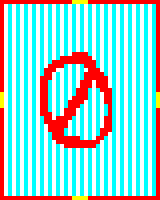

A level layout from a 2D game, rendered from its tile map. Below: a short description, then the map file with its tile-grid data intact:
An orthogonal 40x50 tile map with 4x4 px tiles, 1 tile layer (map).

<map version="1.0" orientation="orthogonal" renderorder="right-down" width="40" height="50" tilewidth="4" tileheight="4" nextobjectid="1">
 <tileset firstgid="1" name="tiles" tilewidth="4" tileheight="4" tilecount="36">
  <image source="../assets/tiles.png" width="24" height="24" />
 </tileset>
 <layer name="map" width="40" height="50">
  <data encoding="csv">
1,1,1,1,1,1,1,1,1,1,1,1,1,1,1,1,1,1,30,30,30,30,1,1,1,1,1,1,1,1,1,1,1,1,1,1,1,1,1,1,
1,33,34,33,34,33,34,33,34,33,34,33,34,33,34,33,34,33,34,33,34,33,34,33,34,33,34,33,34,33,34,33,34,33,34,33,34,33,34,1,
1,33,34,33,34,33,34,33,34,33,34,33,34,33,34,33,34,33,34,33,34,33,34,33,34,33,34,33,34,33,34,33,34,33,34,33,34,33,34,1,
1,33,34,33,34,33,34,33,34,33,34,33,34,33,34,33,34,33,34,33,34,33,34,33,34,33,34,33,34,33,34,33,34,33,34,33,34,33,34,1,
1,33,34,33,34,33,34,33,34,33,34,33,34,33,34,33,34,33,34,33,34,33,34,33,34,33,34,33,34,33,34,33,34,33,34,33,34,33,34,1,
1,33,34,33,34,33,34,33,34,33,34,33,34,33,34,33,34,33,34,33,34,33,34,33,34,33,34,33,34,33,34,33,34,33,34,33,34,33,34,1,
1,33,34,33,34,33,34,33,34,33,34,33,34,33,34,33,34,33,34,33,34,33,34,33,34,33,34,33,34,33,34,33,34,33,34,33,34,33,34,1,
1,33,34,33,34,33,34,33,34,33,34,33,34,33,34,33,34,33,34,33,34,33,34,33,34,33,34,33,34,33,34,33,34,33,34,33,34,33,34,1,
1,33,34,33,34,33,34,33,34,33,34,33,34,33,34,33,34,33,34,33,34,33,34,33,34,33,34,33,34,33,34,33,34,33,34,33,34,33,34,1,
1,33,34,33,34,33,34,33,34,33,34,33,34,33,34,33,34,33,34,33,34,33,34,33,34,33,34,33,34,33,34,33,34,33,34,33,34,33,34,1,
1,33,34,33,34,33,34,33,34,33,34,33,34,33,34,33,34,33,34,33,34,33,34,33,34,33,34,33,34,33,34,33,34,33,34,33,34,33,34,1,
1,33,34,33,34,33,34,33,34,33,34,33,34,33,34,33,34,33,34,33,34,33,34,33,34,33,34,33,34,33,34,33,34,33,34,33,34,33,34,1,
1,33,34,33,34,33,34,33,34,33,34,33,34,33,34,33,34,33,34,33,34,33,34,33,34,33,34,33,34,33,34,33,34,33,34,33,34,33,34,1,
1,33,34,33,34,33,34,33,34,33,34,33,34,33,34,33,34,33,3,3,3,3,34,33,34,33,34,33,34,33,34,33,34,33,34,33,34,33,34,1,
1,33,34,33,34,33,34,33,34,33,34,33,34,33,34,3,3,3,3,3,3,3,3,33,34,33,34,33,34,33,34,33,34,33,34,33,34,33,34,1,
1,33,34,33,34,33,34,33,34,33,34,33,34,3,3,3,3,3,3,3,3,3,3,3,34,33,34,33,34,33,34,33,34,33,34,33,34,33,34,1,
1,33,34,33,34,33,34,33,34,33,34,33,3,3,3,3,34,33,34,33,34,3,3,3,34,33,34,33,34,33,34,33,34,33,34,33,34,33,34,1,
1,33,34,33,34,33,34,33,34,33,34,3,3,3,33,33,34,33,34,33,34,33,3,3,3,33,34,33,34,33,34,33,34,33,34,33,34,33,34,1,
1,33,34,33,34,33,34,33,34,33,34,3,3,33,34,33,34,33,34,33,34,3,3,3,3,3,34,33,34,33,34,33,34,33,34,33,34,33,34,1,
1,33,34,33,34,33,34,33,34,33,3,3,3,33,34,33,34,33,34,33,34,3,3,3,3,3,3,33,34,33,34,33,34,33,34,33,34,33,34,1,
1,33,34,33,34,33,34,33,34,33,3,3,34,33,34,33,34,33,34,33,3,3,3,33,3,3,3,33,34,33,34,33,34,33,34,33,34,33,34,1,
1,33,34,33,34,33,34,33,34,33,3,3,34,33,34,33,34,33,34,33,3,3,3,33,3,3,3,33,34,33,34,33,34,33,34,33,34,33,34,1,
1,33,34,33,34,33,34,33,34,33,3,3,34,33,34,33,34,33,34,3,3,3,34,33,34,3,3,3,34,33,34,33,34,33,34,33,34,33,34,1,
30,33,34,33,34,33,34,33,34,33,3,3,34,33,34,33,34,33,34,3,3,3,34,33,34,33,3,3,34,33,34,33,34,33,34,33,34,33,34,30,
30,33,34,33,34,33,34,33,34,33,3,3,34,33,34,33,34,33,3,3,3,3,34,33,34,33,3,3,34,33,34,33,34,33,34,33,34,33,34,30,
30,33,34,33,34,33,34,33,34,33,3,3,34,33,34,33,34,3,3,3,3,33,34,33,34,33,3,3,34,33,34,33,34,33,34,33,34,33,34,30,
30,33,34,33,34,33,34,33,34,33,3,3,34,33,34,33,34,3,3,3,34,33,34,33,34,33,34,3,34,33,34,33,34,33,34,33,34,33,34,30,
1,33,34,33,34,33,34,33,34,33,3,3,34,33,34,33,3,3,3,33,34,33,34,33,34,33,34,3,34,33,34,33,34,33,34,33,34,33,34,1,
1,33,34,33,34,33,34,33,34,33,3,3,3,33,34,33,3,3,3,33,34,33,34,33,34,33,34,3,34,33,34,33,34,33,34,33,34,33,34,1,
1,33,34,33,34,33,34,33,34,33,34,3,3,33,3,3,3,3,34,33,34,33,34,33,34,33,3,3,34,33,34,33,34,33,34,33,34,33,34,1,
1,33,34,33,34,33,34,33,34,33,34,3,3,3,3,3,3,33,34,33,34,33,34,33,34,33,3,3,34,33,34,33,34,33,34,33,34,33,34,1,
1,33,34,33,34,33,34,33,34,33,34,33,3,3,3,3,3,33,34,33,34,33,34,33,34,33,3,3,34,33,34,33,34,33,34,33,34,33,34,1,
1,33,34,33,34,33,34,33,34,33,34,33,3,3,3,3,34,33,34,33,34,33,34,33,34,3,3,3,34,33,34,33,34,33,34,33,34,33,34,1,
1,33,34,33,34,33,34,33,34,33,34,33,34,3,3,3,34,33,34,33,34,33,34,33,34,3,3,33,34,33,34,33,34,33,34,33,34,33,34,1,
1,33,34,33,34,33,34,33,34,33,34,33,34,3,3,3,3,3,3,3,34,33,34,33,3,3,34,33,34,33,34,33,34,33,34,33,34,33,34,1,
1,33,34,33,34,33,34,33,34,33,34,33,34,33,3,3,3,3,3,3,3,3,3,3,3,33,34,33,34,33,34,33,34,33,34,33,34,33,34,1,
1,33,34,33,34,33,34,33,34,33,34,33,34,33,34,33,3,3,3,3,3,3,3,3,34,33,34,33,34,33,34,33,34,33,34,33,34,33,34,1,
1,33,34,33,34,33,34,33,34,33,34,33,34,33,34,33,34,33,34,33,34,33,34,33,34,33,34,33,34,33,34,33,34,33,34,33,34,33,34,1,
1,33,34,33,34,33,34,33,34,33,34,33,34,33,34,33,34,33,34,33,34,33,34,33,34,33,34,33,34,33,34,33,34,33,34,33,34,33,34,1,
1,33,34,33,34,33,34,33,34,33,34,33,34,33,34,33,34,33,34,33,34,33,34,33,34,33,34,33,34,33,34,33,34,33,34,33,34,33,34,1,
1,33,34,33,34,33,34,33,34,33,34,33,34,33,34,33,34,33,34,33,34,33,34,33,34,33,34,33,34,33,34,33,34,33,34,33,34,33,34,1,
1,33,34,33,34,33,34,33,34,33,34,33,34,33,34,33,34,33,34,33,34,33,34,33,34,33,34,33,34,33,34,33,34,33,34,33,34,33,34,1,
1,33,34,33,34,33,34,33,34,33,34,33,34,33,34,33,34,33,34,33,34,33,34,33,34,33,34,33,34,33,34,33,34,33,34,33,34,33,34,1,
1,33,34,33,34,33,34,33,34,33,34,33,34,33,34,33,34,33,34,33,34,33,34,33,34,33,34,33,34,33,34,33,34,33,34,33,34,33,34,1,
1,33,34,33,34,33,34,33,34,33,34,33,34,33,34,33,34,33,34,33,34,33,34,33,34,33,34,33,34,33,34,33,34,33,34,33,34,33,34,1,
1,33,34,33,34,33,34,33,34,33,34,33,34,33,34,33,34,33,34,33,34,33,34,33,34,33,34,33,34,33,34,33,34,33,34,33,34,33,34,1,
1,33,34,33,34,33,34,33,34,33,34,33,34,33,34,33,34,33,34,33,34,33,34,33,34,33,34,33,34,33,34,33,34,33,34,33,34,33,34,1,
1,33,34,33,34,33,34,33,34,33,34,33,34,33,34,33,34,33,34,33,34,33,34,33,34,33,34,33,34,33,34,33,34,33,34,33,34,33,34,1,
1,33,34,33,34,33,34,33,34,33,34,33,34,33,34,33,34,33,34,33,34,33,34,33,34,33,34,33,34,33,34,33,34,33,34,33,34,33,34,1,
1,1,1,1,1,1,1,1,1,1,1,1,1,1,1,1,1,1,30,30,30,30,1,1,1,1,1,1,1,1,1,1,1,1,1,1,1,1,1,1
</data>
 </layer>
</map>
